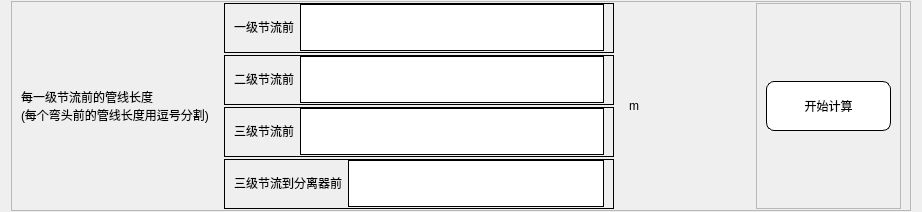
                      <widget class="QWidget" name="widget_7" native="true">
                       <property name="sizePolicy">
                        <sizepolicy hsizetype="Expanding" vsizetype="Expanding">
                         <horstretch>0</horstretch>
                         <verstretch>0</verstretch>
                        </sizepolicy>
                       </property>
                       <property name="minimumSize">
                        <size>
                         <width>0</width>
                         <height>180</height>
                        </size>
                       </property>
                       <property name="styleSheet">
                        <string notr="true">font: 14pt &quot;Agency FB&quot;;</string>
                       </property>
                       <layout class="QHBoxLayout" name="horizontalLayout_37">
                        <property name="topMargin">
                         <number>1</number>
                        </property>
                        <property name="bottomMargin">
                         <number>1</number>
                        </property>
                        <item>
                         <widget class="QFrame" name="frame_9">
                          <property name="sizePolicy">
                           <sizepolicy hsizetype="Expanding" vsizetype="Preferred">
                            <horstretch>0</horstretch>
                            <verstretch>0</verstretch>
                           </sizepolicy>
                          </property>
                          <property name="minimumSize">
                           <size>
                            <width>900</width>
                            <height>160</height>
                           </size>
                          </property>
                          <property name="maximumSize">
                           <size>
                            <width>16777215</width>
                            <height>300</height>
                           </size>
                          </property>
                          <property name="frameShape">
                           <enum>QFrame::StyledPanel</enum>
                          </property>
                          <property name="frameShadow">
                           <enum>QFrame::Raised</enum>
                          </property>
                          <layout class="QHBoxLayout" name="horizontalLayout_14">
                           <property name="topMargin">
                            <number>1</number>
                           </property>
                           <property name="bottomMargin">
                            <number>1</number>
                           </property>
                           <item>
                            <widget class="QLabel" name="label_18">
                             <property name="styleSheet">
                              <string notr="true">font: 15pt &quot;Agency FB&quot;;</string>
                             </property>
                             <property name="text">
                              <string>每一级节流前的管线长度
(每个弯头前的管线长度用逗号分割)</string>
                             </property>
                             <property name="wordWrap">
                              <bool>true</bool>
                             </property>
                            </widget>
                           </item>
                           <item alignment="Qt::AlignHCenter">
                            <widget class="QWidget" name="widget_5" native="true">
                             <property name="sizePolicy">
                              <sizepolicy hsizetype="Expanding" vsizetype="Preferred">
                               <horstretch>0</horstretch>
                               <verstretch>0</verstretch>
                              </sizepolicy>
                             </property>
                             <property name="minimumSize">
                              <size>
                               <width>0</width>
                               <height>200</height>
                              </size>
                             </property>
                             <property name="maximumSize">
                              <size>
                               <width>16777215</width>
                               <height>16777215</height>
                              </size>
                             </property>
                             <property name="font">
                              <font>
                               <family>Agency FB</family>
                               <pointsize>14</pointsize>
                               <weight>50</weight>
                               <italic>false</italic>
                               <bold>false</bold>
                              </font>
                             </property>
                             <property name="styleSheet">
                              <string notr="true">#frame_17{
	border:1px inset
}
#frame_19{
	border:1px inset
}
#frame_20{
	border:1px inset
}
#frame_21{
	border:1px inset
}</string>
                             </property>
                             <layout class="QVBoxLayout" name="verticalLayout_2">
                              <property name="spacing">
                               <number>2</number>
                              </property>
                              <property name="topMargin">
                               <number>0</number>
                              </property>
                              <property name="bottomMargin">
                               <number>0</number>
                              </property>
                              <item>
                               <widget class="QFrame" name="frame_19">
                                <property name="sizePolicy">
                                 <sizepolicy hsizetype="Expanding" vsizetype="Preferred">
                                  <horstretch>0</horstretch>
                                  <verstretch>0</verstretch>
                                 </sizepolicy>
                                </property>
                                <property name="minimumSize">
                                 <size>
                                  <width>0</width>
                                  <height>25</height>
                                 </size>
                                </property>
                                <property name="maximumSize">
                                 <size>
                                  <width>16777215</width>
                                  <height>50</height>
                                 </size>
                                </property>
                                <property name="frameShape">
                                 <enum>QFrame::StyledPanel</enum>
                                </property>
                                <property name="frameShadow">
                                 <enum>QFrame::Raised</enum>
                                </property>
                                <layout class="QHBoxLayout" name="horizontalLayout_19">
                                 <property name="spacing">
                                  <number>6</number>
                                 </property>
                                 <property name="topMargin">
                                  <number>0</number>
                                 </property>
                                 <property name="bottomMargin">
                                  <number>1</number>
                                 </property>
                                 <item>
                                  <widget class="QLabel" name="label_39">
                                   <property name="minimumSize">
                                    <size>
                                     <width>0</width>
                                     <height>20</height>
                                    </size>
                                   </property>
                                   <property name="maximumSize">
                                    <size>
                                     <width>16777215</width>
                                     <height>20</height>
                                    </size>
                                   </property>
                                   <property name="styleSheet">
                                    <string notr="true">font: 14pt &quot;黑体&quot;;</string>
                                   </property>
                                   <property name="text">
                                    <string>一级节流前</string>
                                   </property>
                                  </widget>
                                 </item>
                                 <item>
                                  <widget class="QTextEdit" name="LLEdit">
                                   <property name="minimumSize">
                                    <size>
                                     <width>0</width>
                                     <height>35</height>
                                    </size>
                                   </property>
                                   <property name="maximumSize">
                                    <size>
                                     <width>16777215</width>
                                     <height>50</height>
                                    </size>
                                   </property>
                                   <property name="styleSheet">
                                    <string notr="true">font: 75 12pt &quot;宋体&quot;;
border-bottom: 1px solid rgb(0,0,0);

border:1px inset;
background-color: rgb(255, 255, 255);</string>
                                   </property>
                                  </widget>
                                 </item>
                                </layout>
                               </widget>
                              </item>
                              <item>
                               <widget class="QFrame" name="frame_17">
                                <property name="sizePolicy">
                                 <sizepolicy hsizetype="Expanding" vsizetype="Preferred">
                                  <horstretch>0</horstretch>
                                  <verstretch>0</verstretch>
                                 </sizepolicy>
                                </property>
                                <property name="minimumSize">
                                 <size>
                                  <width>0</width>
                                  <height>25</height>
                                 </size>
                                </property>
                                <property name="maximumSize">
                                 <size>
                                  <width>16777215</width>
                                  <height>50</height>
                                 </size>
                                </property>
                                <property name="frameShape">
                                 <enum>QFrame::StyledPanel</enum>
                                </property>
                                <property name="frameShadow">
                                 <enum>QFrame::Raised</enum>
                                </property>
                                <layout class="QHBoxLayout" name="horizontalLayout_15">
                                 <property name="spacing">
                                  <number>6</number>
                                 </property>
                                 <property name="topMargin">
                                  <number>0</number>
                                 </property>
                                 <property name="bottomMargin">
                                  <number>1</number>
                                 </property>
                                 <item>
                                  <widget class="QLabel" name="label_35">
                                   <property name="minimumSize">
                                    <size>
                                     <width>0</width>
                                     <height>20</height>
                                    </size>
                                   </property>
                                   <property name="maximumSize">
                                    <size>
                                     <width>16777215</width>
                                     <height>20</height>
                                    </size>
                                   </property>
                                   <property name="styleSheet">
                                    <string notr="true">font: 14pt &quot;黑体&quot;;</string>
                                   </property>
                                   <property name="text">
                                    <string>二级节流前</string>
                                   </property>
                                  </widget>
                                 </item>
                                 <item>
                                  <widget class="QTextEdit" name="LL1Edit">
                                   <property name="minimumSize">
                                    <size>
                                     <width>0</width>
                                     <height>35</height>
                                    </size>
                                   </property>
                                   <property name="maximumSize">
                                    <size>
                                     <width>16777215</width>
                                     <height>50</height>
                                    </size>
                                   </property>
                                   <property name="styleSheet">
                                    <string notr="true">font: 75 12pt &quot;宋体&quot;;
border-bottom: 1px solid rgb(0,0,0);

border:1px inset;
background-color: rgb(255, 255, 255);</string>
                                   </property>
                                  </widget>
                                 </item>
                                </layout>
                               </widget>
                              </item>
                              <item>
                               <widget class="QFrame" name="frame_20">
                                <property name="sizePolicy">
                                 <sizepolicy hsizetype="Expanding" vsizetype="Preferred">
                                  <horstretch>0</horstretch>
                                  <verstretch>0</verstretch>
                                 </sizepolicy>
                                </property>
                                <property name="minimumSize">
                                 <size>
                                  <width>0</width>
                                  <height>25</height>
                                 </size>
                                </property>
                                <property name="maximumSize">
                                 <size>
                                  <width>16777215</width>
                                  <height>50</height>
                                 </size>
                                </property>
                                <property name="frameShape">
                                 <enum>QFrame::StyledPanel</enum>
                                </property>
                                <property name="frameShadow">
                                 <enum>QFrame::Raised</enum>
                                </property>
                                <layout class="QHBoxLayout" name="horizontalLayout_20">
                                 <property name="spacing">
                                  <number>6</number>
                                 </property>
                                 <property name="topMargin">
                                  <number>0</number>
                                 </property>
                                 <property name="bottomMargin">
                                  <number>1</number>
                                 </property>
                                 <item>
                                  <widget class="QLabel" name="label_40">
                                   <property name="minimumSize">
                                    <size>
                                     <width>0</width>
                                     <height>20</height>
                                    </size>
                                   </property>
                                   <property name="maximumSize">
                                    <size>
                                     <width>16777215</width>
                                     <height>20</height>
                                    </size>
                                   </property>
                                   <property name="styleSheet">
                                    <string notr="true">font: 14pt &quot;黑体&quot;;</string>
                                   </property>
                                   <property name="text">
                                    <string>三级节流前</string>
                                   </property>
                                  </widget>
                                 </item>
                                 <item>
                                  <widget class="QTextEdit" name="LL2Edit">
                                   <property name="minimumSize">
                                    <size>
                                     <width>0</width>
                                     <height>35</height>
                                    </size>
                                   </property>
                                   <property name="maximumSize">
                                    <size>
                                     <width>16777215</width>
                                     <height>50</height>
                                    </size>
                                   </property>
                                   <property name="styleSheet">
                                    <string notr="true">font: 75 12pt &quot;宋体&quot;;
border-bottom: 1px solid rgb(0,0,0);

border:1px inset;
background-color: rgb(255, 255, 255);</string>
                                   </property>
                                  </widget>
                                 </item>
                                </layout>
                               </widget>
                              </item>
                              <item>
                               <widget class="QFrame" name="frame_21">
                                <property name="sizePolicy">
                                 <sizepolicy hsizetype="Expanding" vsizetype="Preferred">
                                  <horstretch>0</horstretch>
                                  <verstretch>0</verstretch>
                                 </sizepolicy>
                                </property>
                                <property name="minimumSize">
                                 <size>
                                  <width>0</width>
                                  <height>25</height>
                                 </size>
                                </property>
                                <property name="maximumSize">
                                 <size>
                                  <width>16777215</width>
                                  <height>50</height>
                                 </size>
                                </property>
                                <property name="frameShape">
                                 <enum>QFrame::StyledPanel</enum>
                                </property>
                                <property name="frameShadow">
                                 <enum>QFrame::Raised</enum>
                                </property>
                                <layout class="QHBoxLayout" name="horizontalLayout_21">
                                 <property name="spacing">
                                  <number>6</number>
                                 </property>
                                 <property name="topMargin">
                                  <number>0</number>
                                 </property>
                                 <property name="bottomMargin">
                                  <number>1</number>
                                 </property>
                                 <item>
                                  <widget class="QLabel" name="label_41">
                                   <property name="minimumSize">
                                    <size>
                                     <width>0</width>
                                     <height>20</height>
                                    </size>
                                   </property>
                                   <property name="maximumSize">
                                    <size>
                                     <width>16777215</width>
                                     <height>20</height>
                                    </size>
                                   </property>
                                   <property name="styleSheet">
                                    <string notr="true">font: 14pt &quot;黑体&quot;;</string>
                                   </property>
                                   <property name="text">
                                    <string>三级节流到分离器前</string>
                                   </property>
                                  </widget>
                                 </item>
                                 <item>
                                  <widget class="QTextEdit" name="LL3Edit">
                                   <property name="minimumSize">
                                    <size>
                                     <width>0</width>
                                     <height>35</height>
                                    </size>
                                   </property>
                                   <property name="maximumSize">
                                    <size>
                                     <width>16777215</width>
                                     <height>50</height>
                                    </size>
                                   </property>
                                   <property name="styleSheet">
                                    <string notr="true">font: 75 12pt &quot;宋体&quot;;
border-bottom: 1px solid rgb(0,0,0);

border:1px inset;
background-color: rgb(255, 255, 255);</string>
                                   </property>
                                  </widget>
                                 </item>
                                </layout>
                               </widget>
                              </item>
                             </layout>
                             <zorder>frame_17</zorder>
                             <zorder>frame_20</zorder>
                             <zorder>frame_21</zorder>
                             <zorder>frame_19</zorder>
                            </widget>
                           </item>
                           <item>
                            <widget class="QLabel" name="label_19">
                             <property name="styleSheet">
                              <string notr="true">font: 14pt &quot;Agency FB&quot;;</string>
                             </property>
                             <property name="text">
                              <string>m</string>
                             </property>
                            </widget>
                           </item>
                           <item>
                            <widget class="QFrame" name="frame_16">
                             <property name="maximumSize">
                              <size>
                               <width>150</width>
                               <height>300</height>
                              </size>
                             </property>
                             <property name="frameShape">
                              <enum>QFrame::StyledPanel</enum>
                             </property>
                             <property name="frameShadow">
                              <enum>QFrame::Raised</enum>
                             </property>
                             <layout class="QGridLayout" name="gridLayout_3">
                              <item row="0" column="0">
                               <widget class="QPushButton" name="pushButton">
                                <property name="sizePolicy">
                                 <sizepolicy hsizetype="Minimum" vsizetype="Expanding">
                                  <horstretch>0</horstretch>
                                  <verstretch>0</verstretch>
                                 </sizepolicy>
                                </property>
                                <property name="minimumSize">
                                 <size>
                                  <width>125</width>
                                  <height>25</height>
                                 </size>
                                </property>
                                <property name="maximumSize">
                                 <size>
                                  <width>100</width>
                                  <height>50</height>
                                 </size>
                                </property>
                                <property name="styleSheet">
                                 <string notr="true">#pushButton{
	
	background-color: rgb(255, 255, 255);
	color: rgb(0, 0, 0);
	border:1px solid rgb(0,0,0);
	border-radius:8px;
}
#pushButton:hover{
	
	background-color: rgb(158, 158, 158);
	
	color: rgb(255, 255, 255);
}
#pushButton:pressed{
	padding-top:5px;
	padding-left:5px;
}</string>
                                </property>
                                <property name="text">
                                 <string>开始计算</string>
                                </property>
                               </widget>
                              </item>
                             </layout>
                            </widget>
                           </item>
                          </layout>
                         </widget>
                        </item>
                       </layout>
                      </widget>
